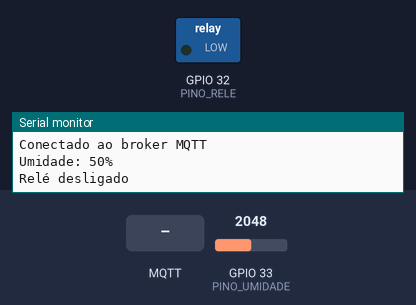
This program was run on a simulated ESP32. Shown: switched loads named in the program (green lamp = pin HIGH), the last lines printed to the serial monitor. Inputs (shaded band) come from the test bench; at power-on: GPIO 33 (PINO_UMIDADE) = 2048. WiFi joins after 1.5 s; servers stay silent unless stated; no MQTT or app messages arrive unless stated.

Above: at 2.7 s.
2.8 s: GPIO 33 (PINO_UMIDADE) set to 2797
5.0 s: GPIO 33 (PINO_UMIDADE) set to 2927
At 7.2 s:
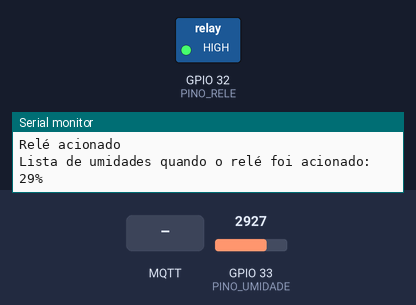
7.6 s: MQTT message "botao_pressao" arrives on the first subscribed topic
9.7 s: MQTT message "1" arrives on the first subscribed topic
12.0 s: GPIO 33 (PINO_UMIDADE) set to 2866
At 13.2 s:
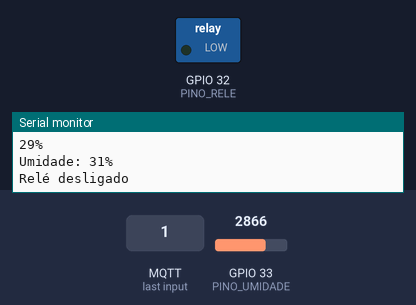
14.4 s: GPIO 33 (PINO_UMIDADE) set to 3603
At 16.2 s:
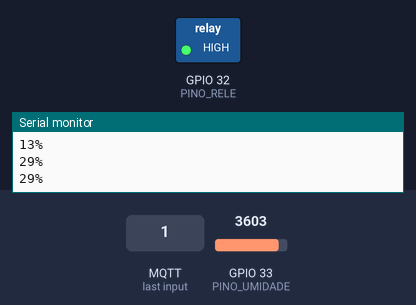
Timing chart, 0 to 22.3 s (numbered marks = the images above; inputs shaded):
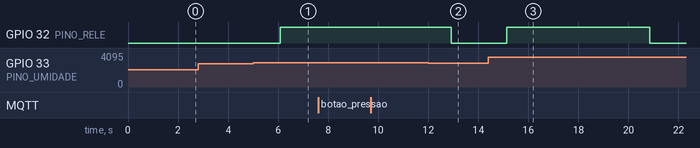

Measured:
- the behaviour switches between 2866 and 2867 on GPIO 33 (PINO_UMIDADE) (found by bisection; images 0 and 1)
- after the input at 5.0 s, GPIO 32 (PINO_RELE): LOW → HIGH after 1.1 s
- after the input at 12.0 s, GPIO 32 (PINO_RELE): HIGH → LOW after 0.93 s
- after the input at 14.4 s, GPIO 32 (PINO_RELE): LOW → HIGH after 0.73 s, → LOW 5.7 s later

The program:

main.cpp
```cpp
#include <Arduino.h>
#include "helpers/WiFiHelper.h"
#include "helpers/MQTTHelper.h"
#include "helpers/UmidadeHelper.h"
#include "helpers/RelayHelper.h"
#include "helpers/LinkedList.h"


// Declarando a variável de bloqueio
bool bloqueador = false;
bool limita_mensagem = false;


LinkedList listaUmidades; // Instância da lista encadeada

void setup() {
  Serial.begin(9600);
  connectWiFi();
  connectMQTT();
  mqttClient.subscribe("botao_pressao"); // Inscreva-se no tópico "botao_pressao"
  inicializarRelay(mqttClient); // Inicializa o relé
  pinMode(PINO_UMIDADE, INPUT);
  mqttClient.setCallback(callback);
}

void loop() {
  if (WiFi.status() != WL_CONNECTED) {
    connectWiFi(); // Reconectar ao WiFi, se desconectado
  }

  if (!mqttClient.connected()) {
    connectMQTT(); // Reconectar ao servidor MQTT, se desconectado
  }

  mqttClient.loop(); // Manter a conexão MQTT ativa

  int umidadePercentual = lerUmidade();

  // Verificar se a leitura da umidade foi bem-sucedida
  if (umidadePercentual >= 0 && umidadePercentual <= 100) {
    Serial.print("Umidade: ");
    Serial.print(umidadePercentual);
    Serial.println("%");

    // Enviar umidade para o Broker MQTT
    enviarUmidadeMQTT(umidadePercentual, mqttClient);

    if (umidadePercentual <= UMIDADE_MINIMA && !bloqueador) {
      acionarRelay(mqttClient); // Aciona o relé
      Serial.println("Relé acionado");
      listaUmidades.adicionarUmidade(umidadePercentual, bloqueador, mqttClient);

      // Armazenar a umidade atual na lista
      listaUmidades.imprimirUmidadeArmazenada(); // Imprime a lista de umidades armazenadas

      // Publicar uma mensagem para acender o LED de desbloqueio
      if (!bloqueador && !limita_mensagem) {
        mqttClient.publish("status/reservatorio", "Normal - Bomba Desbloquada");
        limita_mensagem = true;

      }

      // Publicar uma mensagem para apagar o LED de bloqueio
      if (bloqueador) {
        mqttClient.publish("status/reservatorio", "Vazio - Bomba Bloqueada");
        limita_mensagem = false;
      }
    } else {
      desligarRelay(mqttClient); // Desliga o relé
      Serial.println("Relé desligado");

    }

  } else {
    Serial.println("Erro ao ler umidade. Tentando novamente...");
  }

  delay(1000);
}
```

LinkedList.cpp
```cpp
#include "LinkedList.h"

LinkedList::LinkedList() {
  head = NULL;
  size = 0;
}

LinkedList::~LinkedList() {
  limparLista(); // Chamando limparLista no destrutor
}

void LinkedList::limparLista() {
  while (head != NULL) {
    Node* temp = head;
    head = head->next;
    delete temp;
  }
  size = 0;
}

void LinkedList::adicionarUmidade(int umidade, bool& bloqueador, PubSubClient& mqttClient) {
  Node* newNode = new Node;
  newNode->umidade = umidade;
  newNode->next = head;
  head = newNode;

  // Limita a lista a 5 ciclos
  if (size >= 5) {
    // Verifica se os últimos 5 valores de umidade são iguais
    Node* temp = head;
    int umidadeAnterior = temp->umidade;
    bool estagnada = true;
    for (int i = 0; i < 4; i++) {
      temp = temp->next;
      if (temp->umidade != umidadeAnterior) {
        estagnada = false;
        break;
      }
    }
    if (estagnada) {
      Serial.println("Umidade estagnada");
      bloqueador = true; // Define o bloqueador como verdadeiro
    }

    // Remove o nó mais antigo
    temp = head;
    while (temp->next->next != NULL) {
      temp = temp->next;
    }
    delete temp->next;
    temp->next = NULL;
  } else {
    size++;
  }
}

void LinkedList::imprimirUmidadeArmazenada() {
  Node* temp = head;
  Serial.println("Lista de umidades quando o relé foi acionado:");
  while (temp != NULL) {
    Serial.print(temp->umidade);
    Serial.println("%");
    temp = temp->next;
  }
}
```

LinkedList.h
```cpp
#ifndef LINKED_LIST_H
#define LINKED_LIST_H

#include <Arduino.h>
#include <PubSubClient.h>

// Estrutura para um nó da lista encadeada
struct Node {
  int umidade; // Umidade
  Node* next; // Ponteiro para o próximo nó
};

class LinkedList {
private:
  Node* head;
  int size;

public:
  LinkedList();
  ~LinkedList();
  void adicionarUmidade(int umidade, bool& bloqueador, PubSubClient& mqttClient);
  void imprimirUmidadeArmazenada();
  void limparLista(); // Método para limpar a lista
};


#endif
```

MQTTHelper.cpp
```cpp
#include "MQTTHelper.h"
#include <WiFi.h>
#include <PubSubClient.h>
#include "RelayHelper.h"
#include "UmidadeHelper.h" // Inclua o cabeçalho UmidadeHelper.h


const char* MQTT_SERVER = "broker.emqx.io";
const int MQTT_PORT = 1883;

WiFiClient espClient;
PubSubClient mqttClient(espClient);

void connectMQTT() {
  Serial.println("Conectando ao servidor MQTT...");
  mqttClient.setServer(MQTT_SERVER, MQTT_PORT);
  while (!mqttClient.connected()) {
    if (mqttClient.connect("ESP32Cliente")) {
      Serial.println("Conectado ao broker MQTT");
    } else {
      Serial.print("Falha na conexão, código de retorno=");
      Serial.print(mqttClient.state());
      Serial.println(", tentando novamente em 5 segundos");
      delay(5000);
    }
  }
}

void callback(char* topic, byte* payload, unsigned int length) {
  Serial.println("Mensagem MQTT recebida:");
  Serial.print("Tópico: ");
  Serial.println(topic);
  Serial.print("Payload: ");
  Serial.write(payload, length);
  Serial.println();

  // Verifica se a mensagem recebida é para acionar o botão de pressão virtual
  if (strcmp(topic, "botao_pressao") == 0) {
    // Verifica o conteúdo da mensagem
    if (payload[0] == '1') {
      // Se o payload for '1', desbloqueia o bloqueador
      bloqueador = false;
      Serial.println("Bloqueador desbloqueado");
      listaUmidades.limparLista(); // Limpa a lista de umidades
      Serial.println("Lista de umidades zerada após desbloqueio.");
    }
  }
}


void acenderLedVirtual() {
  mqttClient.publish("led_virtual", "ligar"); // Publica uma mensagem para acender o LED virtual
}

void desligarLedVirtual() {
  mqttClient.publish("led_virtual", "desligar"); // Publica uma mensagem para acender o LED virtual
}
```

MQTTHelper.h
```cpp
#ifndef MQTT_HELPER_H
#define MQTT_HELPER_H

#include <Arduino.h>
#include <WiFi.h>
#include <PubSubClient.h>

// Declarando a variável bloqueador como extern
extern bool bloqueador;
extern PubSubClient mqttClient; // Declaração externa do mqttClient


void connectMQTT();
void callback(char* topic, byte* payload, unsigned int length); // Declaração da função callback

void acenderLedVirtual();
void desligarLedVirtual();

#endif
```

RelayHelper.cpp
```cpp
#include "RelayHelper.h"
#include "MQTTHelper.h"

void inicializarRelay(PubSubClient& mqttClient) {
  pinMode(PINO_RELE, OUTPUT);
  desligarRelay(mqttClient);
}


void publicarMensagemRelayAcionado(PubSubClient& mqttClient) {
  mqttClient.publish("status/relay", "Acionado");
}

void publicarMensagemRelayDesligado(PubSubClient& mqttClient) {
  mqttClient.publish("status/relay", "Desligado");
}


void acionarRelay(PubSubClient& mqttClient) {
  digitalWrite(PINO_RELE, HIGH);
  publicarMensagemRelayAcionado(mqttClient);
}

void desligarRelay(PubSubClient& mqttClient) {
  digitalWrite(PINO_RELE, LOW);
  publicarMensagemRelayDesligado(mqttClient);
}
```

RelayHelper.h
```cpp
#ifndef RELAY_HELPER_H
#define RELAY_HELPER_H

#include <Arduino.h>
#include <PubSubClient.h>

#define PINO_RELE 32

void inicializarRelay(PubSubClient& mqttClient); // Modificado para aceitar um objeto PubSubClient
void acionarRelay(PubSubClient& mqttClient);
void desligarRelay(PubSubClient& mqttClient);

#endif
```

UmidadeHelper.cpp
```cpp
#include "UmidadeHelper.h"
#include "MQTTHelper.h"

int lerUmidade() {
  int somaLeituras = 0;
  for (int i = 0; i < NUM_LEITURAS; i++) {
    somaLeituras += analogRead(PINO_UMIDADE);
    delay(10);
  }

  int umidadePercentual = map(somaLeituras / NUM_LEITURAS, 0, 4095, 100, 0);
  return umidadePercentual;
}


void enviarUmidadeMQTT(int umidade, PubSubClient& mqttClient) {
  // Crie uma string para armazenar a umidade como payload
  String payload = String(umidade);
  // Publique a umidade no tópico desejado
  mqttClient.publish("umidade", payload.c_str());
}
```

UmidadeHelper.h
```cpp
#ifndef UMIDADE_HELPER_H
#define UMIDADE_HELPER_H

#include <Arduino.h>
#include "LinkedList.h" // Inclua o cabeçalho LinkedList.h aqui

extern LinkedList listaUmidades; // Declare listaUmidades como externa

#define PINO_UMIDADE 33
#define NUM_LEITURAS 10
#define UMIDADE_MINIMA 30

int lerUmidade();
void enviarUmidadeMQTT(int umidade, PubSubClient& mqttClient);


#endif
```

WiFiHelper.cpp
```cpp
#include "WiFiHelper.h"
#include <WiFi.h>

const char* SSID = "NGNL";
const char* PASSWORD = "Liso9445";

void connectWiFi() {
  Serial.println("Conectando ao WiFi...");
  WiFi.begin(SSID, PASSWORD);
  int attempt = 0;
  while (WiFi.status() != WL_CONNECTED && attempt < 5) {
    delay(500);
    Serial.print(".");
    attempt++;
  }
  if (WiFi.status() == WL_CONNECTED) {
    Serial.println("\nWiFi conectado");
    Serial.println("Endereço IP: ");
    Serial.println(WiFi.localIP());
  } else {
    Serial.println("\nFalha ao conectar ao WiFi. Verifique as credenciais.");
  }
}
```

WiFiHelper.h
```cpp
#ifndef WIFI_HELPER_H
#define WIFI_HELPER_H

#include <Arduino.h>

extern const char* SSID;
extern const char* PASSWORD;

void connectWiFi();

#endif
```
